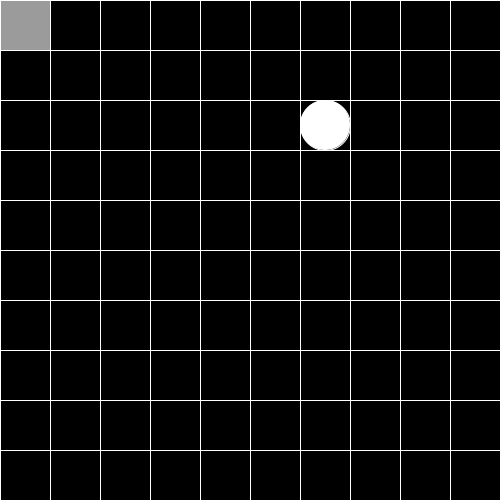
Frame 1 (no input)
Frame 60 (the mouse pressed at the canvas centre just before this capture): identical to frame 1, image omitted
Frame 120 (the mouse held since frame 60 and released just before this capture): identical to frame 1, image omitted

The Processing sketch that drew this single still picture (run headless with seeded random() and noise(); from frame 60 on, the mouse is pressed at the canvas centre):

// Processing sketch: TestFileRobot
// ── TestFileRobot.pde
//array coordinate gird test
// If I have through nested for loops put the coordinates in an array
// will I then be able to use those coordinates for the squares?


final int size = 500; //The size is final because I don't want it changed in settings
final int arraySize= 10;

int[] coorRobot = new int[2];
int[] coorPayload = new int[2];

boolean shiftCount = true;

void settings() {
  size(size, size); //by using settings you can appoint a variable to size
}

void setup() {
  coorPayload[0] = round(random(0, 9))*50;
  coorPayload[1] = round(random(0, 9))*50;
}

void draw() {
  background(0);
  stroke(255);
  drawGrid();
  robot();
  payload();
}

void robot() {
  drawRobot();
}

void payload() {
  drawPayload();
}

void drawRobot() {
  int x = coorRobot[0];
  int y = coorRobot[1];
  fill(155);
  square(x, y, size/10);
}

void drawPayload() {
  int x = coorPayload[0];
  int y = coorPayload[1];
  fill(255);                  
  ellipseMode(CORNER);
  circle(x, y, size/10);
}



void keyPressed() {
  if (key == CODED) {
    if (keyCode == RIGHT) {
      coorRobot[0] += 50;
    } else if (keyCode == LEFT) {
      coorRobot[0] -= 50;
    } else if (keyCode == UP) {
      coorRobot[1] -= 50;
    } else if (keyCode == DOWN) {
      coorRobot[1] += 50;
    }

    if (keyCode == SHIFT) {
      if (coorRobot[0] == coorPayload[0] && coorRobot[1] == coorPayload[1]) {
        fill(255);
        rect(0, 0, 150, 150);
        shiftCount = !shiftCount;
      }
    }
    if (shiftCount == false) {
      if (keyCode == RIGHT) {
        coorPayload[0] += 50;
      } else if (keyCode == LEFT) {
        coorPayload[0] -= 50;
      } else if (keyCode == UP) {
        coorPayload[1] -= 50;
      } else if (keyCode == DOWN) {
        coorPayload[1] += 50;
      }
    }
  }
  print(coorRobot[0], coorRobot[1], coorPayload[0], coorPayload[1], "\n");
  print("\n shiftCount = ", shiftCount, "\n");
}

void drawGrid() {
  for (int i = 0; i < height; i+=height/10) {
    line(0, i, width, i); 
    for (int j = 0; j < width; j+=width/10) {
      line(j, 0, j, height);
    }
  }
}
